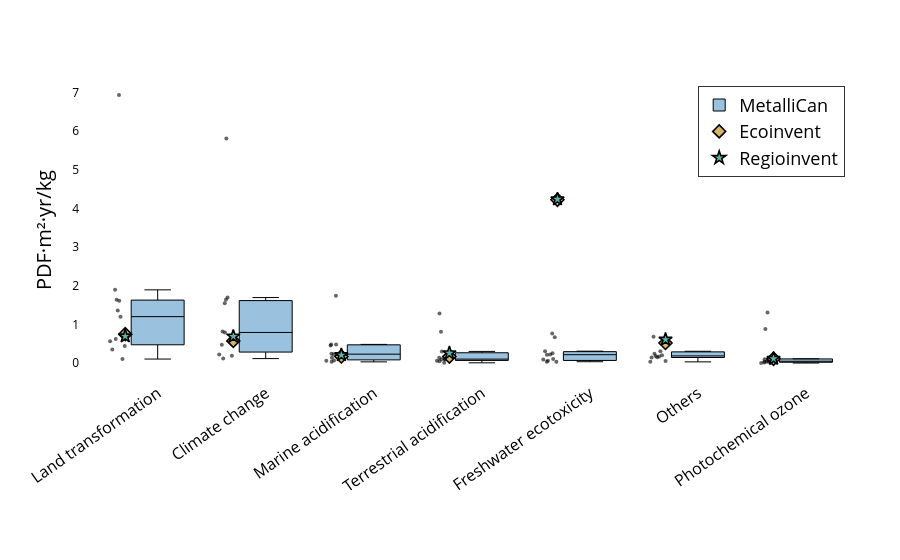

Notebook code cell kept with this figure:
### Code cell
plot_lcia_boxes_for_reference_product(
    df_eq,
    reference_product="Cu concentrate",
    yaxis_label="PDF·m²·yr/kg",
    title="Ecosystem quality – Cu concentrate",
    output_html="results/Damages/boxplot_eq_cu.html",
    output_image="results/Damages/boxplot_eq_cu",
    image_format="pdf",
)

### Figure 1 — Plotly figure (JSON) as saved in the notebook; plotly's stock layout.template omitted (floating-point values rounded to 4 significant figures)
{"data": [{"boxpoints": "all", "fillcolor": "rgba(31,119,180,0.45)", "hoverinfo": "text+y", "hovertext": ["Copper Mountain", "Copper Mountain", "Copper Mountain", "Copper Mountain", "Copper Mountain", "Copper Mountain", "Copper Mountain", "Gibraltar (Cu)", "Gibraltar (Cu)", "Gibraltar (Cu)", "Gibraltar (Cu)", "Gibraltar (Cu)", "Gibraltar (Cu)", "Gibraltar (Cu)", "Goldex (Cu)", "Goldex (Cu)", "Goldex (Cu)", "Goldex (Cu)", "Goldex (Cu)", "Goldex (Cu)", "Goldex (Cu)", "Highland Valley (Cu)", "Highland Valley (Cu)", "Highland Valley (Cu)", "Highland Valley (Cu)", "Highland Valley (Cu)", "Highland Valley (Cu)", "Highland Valley (Cu)", "Kidd Creek", "Kidd Creek", "Kidd Creek", "Kidd Creek", "Kidd Creek", "Kidd Creek", "Kidd Creek", "LaRonde (Cu)", "LaRonde (Cu)", "LaRonde (Cu)", "LaRonde (Cu)", "LaRonde (Cu)", "LaRonde (Cu)", "LaRonde (Cu)", "Mount Milligan", "Mount Milligan", "Mount Milligan", "Mount Milligan", "Mount Milligan", "Mount Milligan", "Mount Milligan", "Mount Polley", "Mount Polley", "Mount Polley", "Mount Polley", "Mount Polley", "Mount Polley", "Mount Polley", "New Afton", "New Afton", "New Afton", "New Afton", "New Afton", "New Afton", "New Afton", "Red Chris", "Red Chris", "Red Chris", "Red Chris", "Red Chris", "Red Chris", "Red Chris", "Snow Lake (Cu)", "Snow Lake (Cu)", "Snow Lake (Cu)", "Snow Lake (Cu)", "Snow Lake (Cu)", "Snow Lake (Cu)", "Snow Lake (Cu)"], "jitter": 0.35, "line": {"color": "black", "width": 1}, "marker": {"opacity": 0.6, "size": 4}, "name": "MetalliCan", "x": [1, 4, 0, 2, 5, 6, 3, 1, 4, 0, 2, 5, 6, 3, 1, 4, 0, 2, 5, 6, 3, 1, 4, 0, 2, 5, 6, 3, 1, 4, 0, 2, 5, 6, 3, 1, 4, 0, 2, 5, 6, 3, 1, 4, 0, 2, 5, 6, 3, 1, 4, 0, 2, 5, 6, 3, 1, 4, 0, 2, 5, 6, 3, 1, 4, 0, 2, 5, 6, 3, 1, 4, 0, 2, 5, 6, 3], "y": [1.552, 0.2251, 1.896, 0.4562, 0.2474, 0.09978, 0.1655, 1.696, 0.6687, 1.203, 0.4862, 0.3083, 0.1145, 0.305, 0.7024, 0.3116, 0.4453, 0.2015, 0.2072, 0.02145, 0.106, 0.7949, 0.22, 1.612, 0.2336, 0.1559, 0.04715, 0.09798, 0.193, 0.03824, 0.3513, 0.06097, 0.0347, 0.07455, 0.06329, 0.4796, 0.09613, 0.5688, 0.1424, 0.1723, 0.03469, 0.1042, 0.2241, 0.06299, 1.361, 0.06771, 0.1889, 0.04333, 0.04838, 1.641, 0.26, 1.638, 0.4812, 0.5225, 1.311, 1.283, 0.1196, 0.03912, 0.6264, 0.03489, 0.05592, 0.004918, 0.009965, 5.808, 0.7701, 6.932, 1.747, 0.6842, 0.8867, 0.8143, 0.8188, 0.1074, 0.1073, 0.2416, 0.1452, 0.01461, 0.1417], "type": "box"}, {"marker": {"color": "#d8b365", "line": {"color": "black", "width": 1.6}, "size": 10, "symbol": "diamond"}, "mode": "markers", "name": "Ecoinvent", "x": [0.7, 3.7, -0.3, 1.7, 4.7, 5.7, 2.7], "y": [0.5762, 4.224, 0.7489, 0.1738, 0.5238, 0.1153, 0.1732], "type": "scatter"}, {"marker": {"color": "#5ab4ac", "line": {"color": "black", "width": 1.6}, "size": 10, "symbol": "star"}, "mode": "markers", "name": "Regioinvent", "x": [0.7, 3.7, -0.3, 1.7, 4.7, 5.7, 2.7], "y": [0.6935, 4.239, 0.6957, 0.2124, 0.6117, 0.1181, 0.2607], "type": "scatter"}], "layout": {"xaxis": {"tickfont": {"size": 16, "color": "black"}, "tickmode": "array", "tickvals": [0, 1, 2, 3, 4, 5, 6], "ticktext": ["Land transformation", "Climate change", "Marine acidification", "Terrestrial acidification", "Freshwater ecotoxicity", "Others", "Photochemical ozone"], "tickangle": -35, "ticklabelposition": "outside", "automargin": true}, "yaxis": {"title": {"font": {"color": "black", "size": 20}, "text": "PDF·m²·yr/kg"}, "tickfont": {"color": "black"}, "showgrid": false}, "margin": {"l": 80, "r": 40, "t": 80, "b": 180}, "legend": {"title": {"font": {"color": "black", "size": 24}, "text": ""}, "font": {"color": "black", "size": 18}, "orientation": "v", "yanchor": "top", "y": 0.98, "xanchor": "right", "x": 0.98, "bgcolor": "rgba(255,255,255,0.9)", "bordercolor": "black", "borderwidth": 0.8}, "plot_bgcolor": "white", "paper_bgcolor": "white"}}
